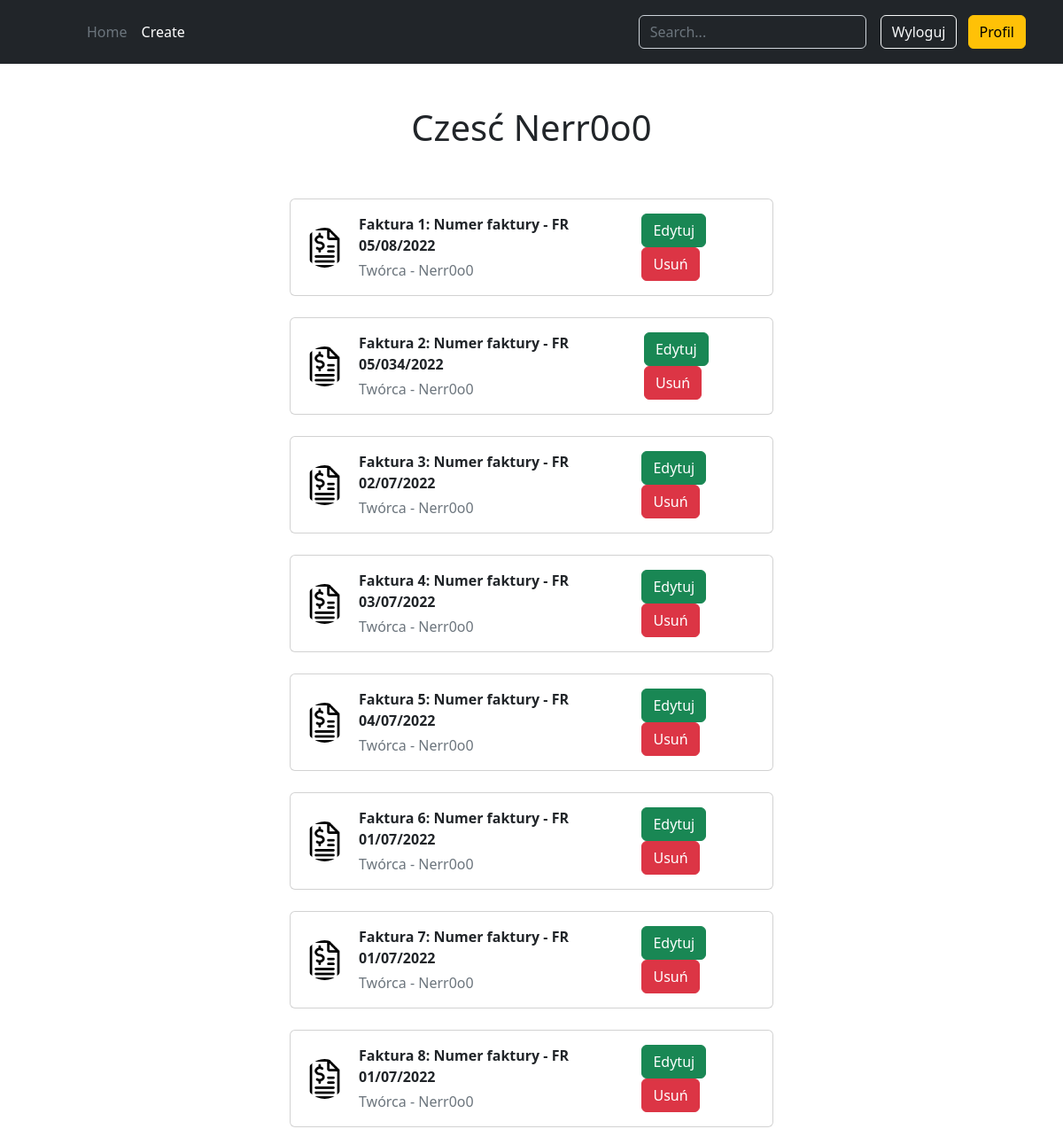
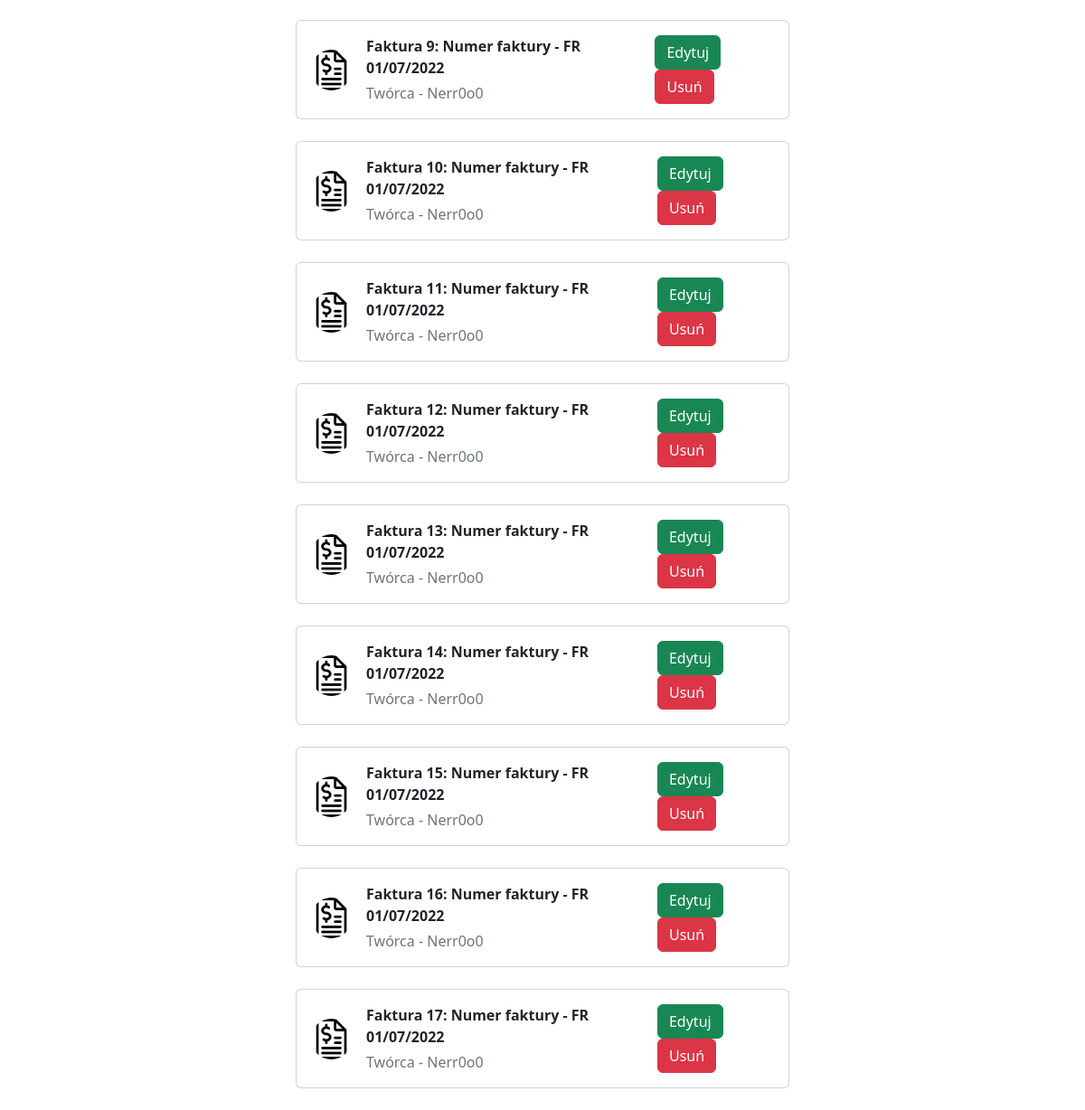
The app's page /user/Nerr0o0 (signed in) with its own data (2 pictures, top to bottom).
### website/models.py (models this page shows, shortened)
class User(UserMixin, db.Model):
    id = db.Column(db.Integer, primary_key=True)
    username = db.Column(db.String(64), index=True, unique=True)
    email = db.Column(db.String(120), index=True, unique=True)
    password_hash = db.Column(db.String(128))
    invoices = db.relationship('Invoice', backref='creator', lazy='dynamic')

class Invoice(db.Model):
    id = db.Column(db.Integer, primary_key=True)
    numer_faktury = db.Column(db.String)
    sprzedawca = db.Column(db.String(120), index=True)
    nip_sprzedawcy = db.Column(db.Integer)
    nabywca = db.Column(db.String(120), index=True)
    nip_nabywcy = db.Column(db.Integer)
    user_id = db.Column(db.Integer, db.ForeignKey('user.id'))

### website/views.py (the view)
@views.route('/user/<username>')
@login_required
def user(username):
    user = User.query.filter_by(username=username).first_or_404()
    invoices = Invoice.query.filter_by(user_id = current_user.id)
    return render_template('user.html', user=user, invoices=invoices)

### website/__init__.py (called while the page is built)
def create_app():
    app = Flask(__name__)
    app.config['SECRET_KEY'] = 'dfsdfsdfdsf'
    app.config['SQLALCHEMY_DATABASE_URI'] = f'sqlite:///{DB_NAME}'
    app.config['SQLALCHEMY_TRACK_MODIFICATIONS'] = False
    app.config['UPLOAD_FOLDER'] = UPLOAD_FOLDER
    db.init_app(app)
    migrate = Migrate(app, db)
    login = LoginManager(app)
    login.login_view = 'login'
    from .models import User
    @login.user_loader
    def load_user(id):
        return User.query.get(int(id))
    from .views import views
    from .auth import auth
    from . import models
    app.register_blueprint(views, url_prefix='/')
    app.register_blueprint(auth, url_prefix='/')
    return app

### website/templates/user.html (shortened to what this page needs)
{% extends "base.html" %}
{% block content %}
<div class="text-center pt-5">
    {%if user == current_user%}
        <h1> Czesć {{user.username}}</h1><br><br>
    {% else %}
        <h1> Profil użytkownika {{user.username}}</h1><br><br>
    {% endif%}
</div>
<div class="container">
    {%if user == current_user%}
        {% for invoice in invoices %}
            {% include '_invoice.html' %}
        {% endfor %}
    {% endif %}
</div>
{% endblock %}

### website/templates/base.html (shortened to what this page needs)
<!DOCTYPE html>
<html>
    <head>
        <link href="https://cdn.jsdelivr.net/npm/bootstrap@5.2.0-beta1/dist/css/bootstrap.min.css" rel="stylesheet">
    </head>
    <body>
        <header class="p-3 bg-dark text-white">
            <div class="container">
              <div class="d-flex flex-wrap align-items-center justify-content-center justify-content-lg-start">
                <a href="/" class="d-flex align-items-center mb-2 mb-lg-0 text-white text-decoration-none">
                  <svg class="bi me-2" width="40" height="32" role="img" aria-label="Bootstrap"><use xlink:href="#bootstrap"/></svg>
                </a>
                <ul class="nav col-12 col-lg-auto me-lg-auto mb-2 justify-content-center mb-md-0">
                  <li><a href="/" class="nav-link px-2 text-secondary" id="home">Home</a></li>
                  <li><a href="/create" class="nav-link px-2 text-white" id="create">Create</a></li>
                </ul>
                <form class="col-12 col-lg-auto mb-3 mb-lg-0 me-lg-3" role="search">
                  <input type="search" class="form-control form-control-dark text-white bg-dark" placeholder="Search..." aria-label="Search">
                </form>
                <div class="text-end">
                  {% if current_user.is_anonymous %}
                  <a href="/login" class="btn btn-outline-light me-2" id= "login">Zaloguj</a>
                  {% else %}
                  <a href="/logout" class="btn btn-outline-light me-2" id= "logout">Wyloguj</a>
                  {% endif %}
                  {% if current_user.is_anonymous %}
                  <a href="/sign_up" class="btn btn-warning" id= "register">Rejestracja</a>
                  {% else %}
                  <a href="{{ url_for('views.user', username=current_user.username) }}" class="btn btn-warning" id= "register">Profil</a>
                  {% endif %}
                </div>
              </div>
            </div>
          </header>
        {% block content %}{% endblock %}
    </body>
</html>

### website/templates/_invoice.html
<div class="row justify-content-center">
  <div class="col-xl-6 col-lg-6 mb-4">
    <div class="card">
      <div class="card-body">
        <div class="d-flex align-items-center">
          <img
            src="../static/invoiceimg.png"
            alt=""
            style="width: 45px; height: 45px"
            class="rounded-circle"
          />
          <div class="ms-3">
            <p class="fw-bold mb-1">Faktura {{loop.index}}: Numer faktury - {{invoice.numer_faktury}}</p>
            <p class="text-muted mb-0">Twórca - {{invoice.creator.username}}</p>
          </div>
          <div class="ms-3">
              <button type="button" id="edit_{{invoice.id}}" class="btn btn-success">Edytuj</button>
              <button type="button" id="delete_{{invoice.id}}" class="btn btn-danger">Usuń</button>
          </div>
        </div>
      </div>
    </div>
  </div>
</div>

### records on screen
User: username "Nerr0o0"
Invoice: numer_faktury "FR 05/08/2022", creator.username "Nerr0o0"
Invoice: numer_faktury "FR 05/034/2022", creator.username "Nerr0o0"
Invoice: numer_faktury "FR 02/07/2022", creator.username "Nerr0o0"
Invoice: numer_faktury "FR 03/07/2022", creator.username "Nerr0o0"
Invoice: numer_faktury "FR 04/07/2022", creator.username "Nerr0o0"
Invoice: numer_faktury "FR 01/07/2022", creator.username "Nerr0o0"
Invoice: numer_faktury "FR 01/07/2022", creator.username "Nerr0o0"
Invoice: numer_faktury "FR 01/07/2022", creator.username "Nerr0o0"
Invoice: numer_faktury "FR 01/07/2022", creator.username "Nerr0o0"
Invoice: numer_faktury "FR 01/07/2022", creator.username "Nerr0o0"
Invoice: numer_faktury "FR 01/07/2022", creator.username "Nerr0o0"
Invoice: numer_faktury "FR 01/07/2022", creator.username "Nerr0o0"
Invoice: numer_faktury "FR 01/07/2022", creator.username "Nerr0o0"
Invoice: numer_faktury "FR 01/07/2022", creator.username "Nerr0o0"
Invoice: numer_faktury "FR 01/07/2022", creator.username "Nerr0o0"
Invoice: numer_faktury "FR 01/07/2022", creator.username "Nerr0o0"
Invoice: numer_faktury "FR 01/07/2022", creator.username "Nerr0o0"
